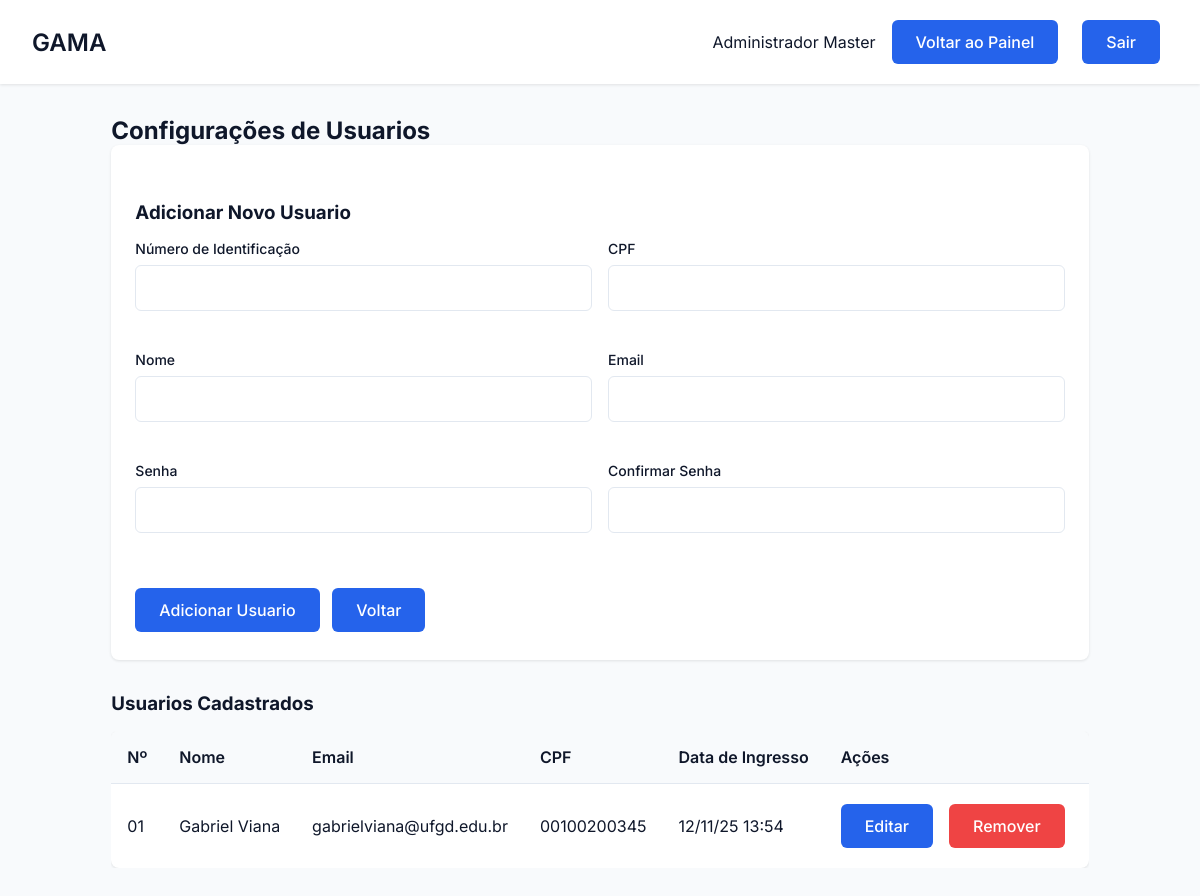
The app's page /usuario/config_usuarios (signed in), older data.
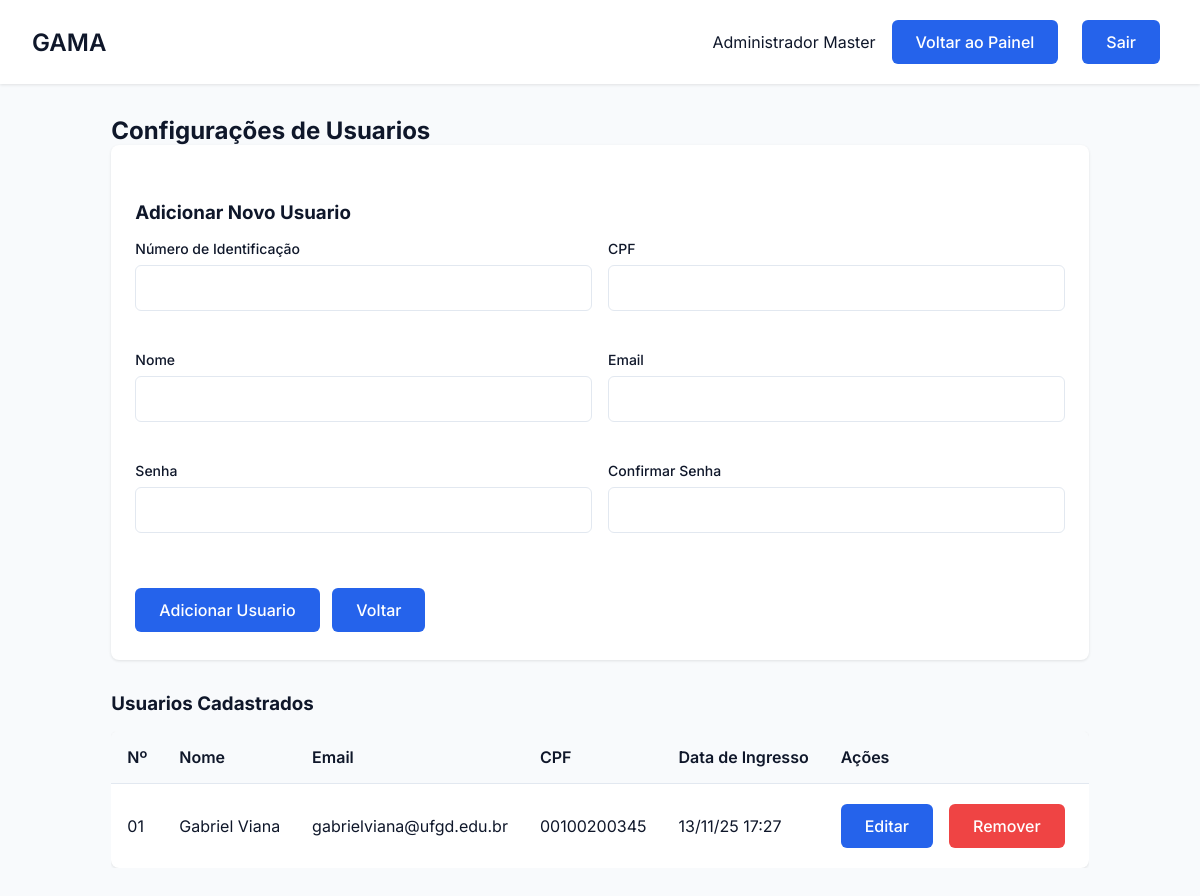
The same page, newer data.
### tables this page shows
CREATE TABLE Usuario (
        id_usuario TEXT PRIMARY KEY,
        cpf_usuario TEXT NOT NULL,
        nome TEXT NOT NULL,
        email TEXT NOT NULL,
        senha TEXT NOT NULL,
        tipo TEXT NOT NULL CHECK (tipo IN ('administrador', 'usuario')),
        data_ingresso DATETIME NOT NULL,
        data_saida DATETIME
    );

### gama/routes/usuario_routes.py (the view, shortened to what this page needs)
@usuario_bp.route('/config_usuarios', methods=['GET', 'POST'])
def config_usuarios():
    if 'usuario_id' not in session or session.get('tipo') != 'administrador':
        flash('Acesso negado.', 'error')
        return redirect(url_for('auth.login'))
    usuarios_originais = Usuario.get_all()
    usuarios_processados = []
    for usuario_tupla in usuarios_originais:
        usuario_lista = list(usuario_tupla)
        data_ingresso = usuario_lista[6]
        if isinstance(data_ingresso, str):
            try:
                usuario_lista[6] = datetime.strptime(data_ingresso.split('.')[0], '%Y-%m-%d %H:%M:%S')
            except ValueError:
                print(f"AVISO: Não foi possível converter a data '{data_ingresso}' para o usuario {usuario_lista[0]}.")
                usuario_lista[6] = data_ingresso
        usuarios_processados.append(tuple(usuario_lista))
    return render_template('config_usuarios.html', usuarios=usuarios_processados, nome=session.get('nome'))

### app.py (called while the page is built)
@app.before_request
def make_session_permanent():
    session.permanent = True

### gama/database/database.py (called while the page is built)
def conectar():
    diretorio_db = "gama/database"
    if not os.path.exists(diretorio_db):
        os.makedirs(diretorio_db)
    return sqlite3.connect(f"{diretorio_db}/editais.db")

### gama/models/usuario.py (called while the page is built)
    @staticmethod
    def get_all():
        conn = conectar()
        cursor = conn.cursor()
        try:
            cursor.execute("SELECT * FROM Usuario WHERE tipo = 'usuario'")
            return cursor.fetchall()
        except sqlite3.Error as e:
            print(f"Erro ao buscar usuários: {e}")
            return []
        finally:
            conn.close()

### gama/templates/config_usuarios.html (shortened to what the changed rows need)
<!DOCTYPE html>
<html lang="pt-BR">
<head>
    <link rel="stylesheet" href="{{ url_for('static', filename='css/estilo.css') }}">
    <link rel="stylesheet" href="{{ url_for('static', filename='css/usuarios.css') }}">
    <link rel="stylesheet" href="{{ url_for('static', filename='css/dashboard.css') }}">
    <link rel="stylesheet" href="https://cdnjs.cloudflare.com/ajax/libs/font-awesome/6.5.0/css/all.min.css">
</head>
<body>
    <div class="dashboard">
        <header class="dashboard-header">
            <nav class="dashboard-nav container">
                <h1 class="dashboard-title">GAMA</h1>
            </nav>
        </header>
        <main class="dashboard-content container">
            <h2>Configurações de Usuarios</h2>
            <div class="tabela-container">
                <table class="table">
                    <thead>
                        <tr>
                            <th>Nº</th>
                            <th>Nome</th>
                            <th>Email</th>
                            <th>CPF</th>
                            <th>Data de Ingresso</th>
                            <th>Ações</th>
                        </tr>
                    </thead>
                    <tbody>
                        {% for usuario in usuarios %}
                        <tr>
                            <td>{{ usuario[0] }}</td>
                            <td>{{ usuario[2] }}</td>
                            <td>{{ usuario[3] }}</td>
                            <td>{{ usuario[1] }}</td>
                            <td>{{ usuario[6].strftime('%d/%m/%y %H:%M') }}</td>
                            <td class="acoes">
                                <button class="btn btn-secundario" onclick="openEditModal('{{ usuario[0] }}', '{{ usuario[2] }}', '{{ usuario[3] }}', '{{ usuario[1] }}')">Editar</button>
                                <form action="{{ url_for('usuarios.remover_usuario', id_usuario=usuario[0]) }}" method="POST" class="inline-form" onsubmit="return confirm('Tem certeza que deseja remover este usuario?');">
                                    <button type="submit" class="btn btn-perigo">Remover</button>
                                </form>
                            </td>
                        </tr>
                        {% endfor %}
                    </tbody>
                </table>
            </div>
        </main>
    </div>
</body>
</html>

Row changes from the older to the newer data that the page shows:
changed Usuario "Gabriel Viana": usuario "12/11/25 13:54" → "13/11/25 17:27"
